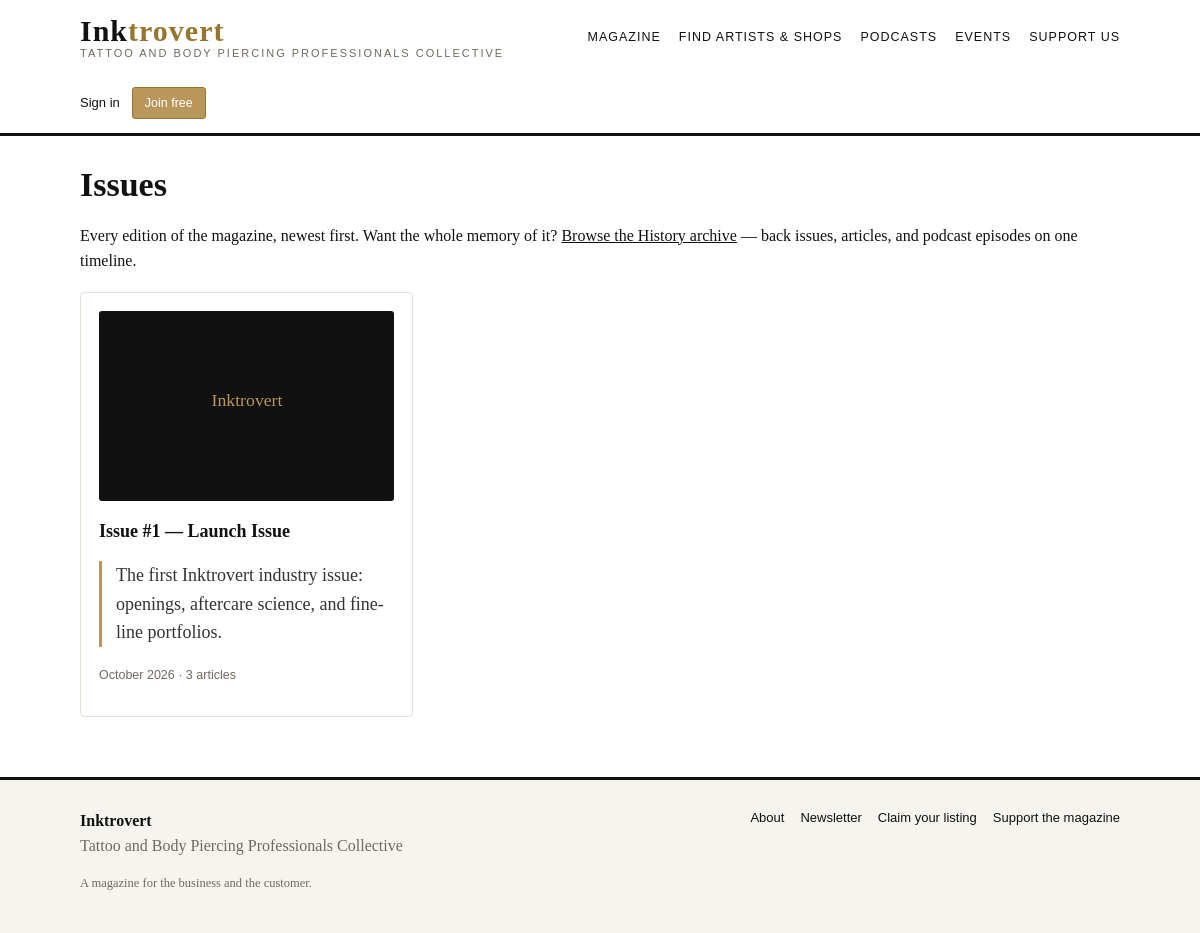
Page /issues on the committed database.
### app/models.py (models this page shows)
class Issue(Base):
    __tablename__ = "issues"
    id: Mapped[int] = mapped_column(Integer, primary_key=True)
    number: Mapped[int] = mapped_column(Integer, unique=True, nullable=False)
    title: Mapped[str] = mapped_column(String(200), nullable=False)
    slug: Mapped[str] = mapped_column(String(220), unique=True, nullable=False)
    blurb: Mapped[str] = mapped_column(Text, default="", nullable=False)
    cover_image: Mapped[str] = mapped_column(String(500), default="", nullable=False)
    is_published: Mapped[bool] = mapped_column(Boolean, default=False, nullable=False)
    published_at: Mapped[datetime | None] = mapped_column(DateTime(timezone=True), nullable=True)
    created_at: Mapped[datetime] = mapped_column(DateTime(timezone=True), default=utcnow,
                                                 nullable=False)
    stories: Mapped[list["Story"]] = relationship("Story", back_populates="issue",
                                                  order_by="Story.sort_order")

### app/public.py (the view)
@public_bp.get("/issues")
def issues():
    db = get_db()
    all_issues = (
        db.query(Issue).filter_by(is_published=True)
        .order_by(Issue.published_at.desc(), Issue.number.desc()).all()
    )
    return render_template("public/issues.html", issues=all_issues)

### app/auth.py (called while the page is built, shortened)
def get_current_user() -> User | None:
    return g.get("user")

def init_auth(app) -> None:
    @app.before_request
    def _load_user():
        g.user = None
        g.csrf_token_value = None
        token = request.cookies.get(app.config["AUTH_COOKIE_NAME"])
        if not token:
            return
    @app.teardown_appcontext
    def _teardown(_exc=None):
        from .db import close_db
        close_db(_exc)

### app/db.py (called while the page is built)
def new_session() -> Session:
    if _SessionLocal is None:
        raise RuntimeError("Database engine not initialised — call db.init_engine() first.")
    return _SessionLocal()

def get_db() -> Session:
    session = g.get("db_session")
    if session is None:
        session = new_session()
        g.db_session = session
    return session

### templates/public/issues.html (shortened to what this page needs)
{% extends "base.html" %}
{% block content %}
<h1>Issues</h1>
<p>Every edition of the magazine, newest first. Want the whole memory of it? <a href="{{ url_for('public.history') }}">Browse the History archive</a> — back issues, articles, and podcast episodes on one timeline.</p>
{% if issues %}
<div class="grid">
  {% for issue in issues %}
  <article class="card issue-card">
    {% if issue.cover_image %}<img src="{{ issue.cover_image }}" alt="Cover of issue #{{ issue.number }}" class="card-cover">{% endif %}
    <h3><a href="{{ url_for('public.issue_detail', slug=issue.slug) }}">Issue #{{ issue.number }} — {{ issue.title }}</a></h3>
    {% if issue.blurb %}<p class="excerpt">{{ issue.blurb }}</p>{% endif %}
    <p class="meta">{% if issue.published_at %}{{ issue.published_at.strftime('%B %Y') }}{% endif %} · {{ issue.stories|selectattr('is_published')|list|length }} articles</p>
  </article>
  {% endfor %}
</div>
{% else %}
<p class="empty">No issues published yet — check back soon.</p>
{% endif %}
{% endblock %}

### static/css/inktrovert.css (style rules this page uses)
:root { --ink: #111111; --paper: #ffffff; --wash: #f6f4ef; --gold: #b9975b; --gold-deep: #96762f; --line: #e5e0d5; --muted: #6f6a5e; --danger: #a33b2e; --ok: #2e7d4f; }
* { box-sizing: border-box; }
body { margin: 0; font-family: Georgia, "Times New Roman", serif; color: var(--ink); background: var(--paper); line-height: 1.6; }
a { color: var(--ink); }
h1, h2, h3 { line-height: 1.25; }
h1 { font-size: 34px; margin: 28px 0 12px; }
h3 { font-size: 18px; margin: 20px 0 8px; }
.grid { display: grid; grid-template-columns: repeat(auto-fill, minmax(280px, 1fr)); gap: 20px; margin: 18px 0; }
.card { border: 1px solid var(--line); border-radius: 4px; padding: 18px; background: var(--paper); }
.card h3 { margin-top: 0; }
.card h3 a { text-decoration: none; }
.card .meta { font-family: Arial, Helvetica, sans-serif; font-size: 12.5px; color: var(--muted); }
.excerpt { font-size: 18px; color: #333; border-left: 3px solid var(--gold); padding-left: 14px; }
.card-cover { width: 100%; height: 190px; object-fit: cover; border-radius: 3px; margin-bottom: 12px; }

### rows in the picture
Issue: cover_image (picture), number "1", title "Launch Issue", blurb "The first Inktrovert industry issue: openings, aftercare science, and fine-line portfolios.", published_at "October 2026", stories|selectattr "3"
